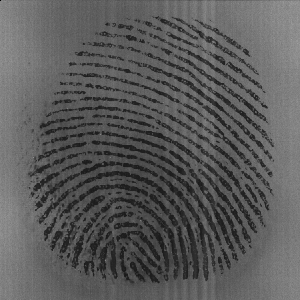
#> input picture documentation/obrazky-figures/102_1.png, 300 x 300 px, given in place of 102_1.tif, which was not available
$ python bp.py   (older library calls are emulated)
#> lines starting #> are read from the running program, lines starting #| are printed output that depends on the picture; after the words box and inside, x2 and y2 are one past the last pixel; in counts of white or black regions, pixels touching at a corner belong together; pictures that were not available may be replaced by others from this repository, and a replacement may not be noted
# loading of image is in first argument of main yet
# program process segmentation, thinning, orientation field estimation, gabor filtering, minutiae extraction, LBP
# result of each processing is saved yet because I was combining operations and doing research and experiments

import numpy as np
import cv2
from matplotlib import pyplot as plt
import math

### IMAGE SEGMENTATION WITH MORPHOLOGY OPERATIONS
def imgSegmentation(img):
    ret, tresh_img = cv2.threshold(img, 0, 255, cv2.THRESH_BINARY + cv2.THRESH_OTSU)

    # noise removal
    kernel = np.ones((21,21), np.uint8)
    opening = cv2.morphologyEx(tresh_img, cv2.MORPH_OPEN,kernel)
    im2, contours, hierarchy = cv2.findContours(opening, cv2.RETR_TREE, cv2.CHAIN_APPROX_SIMPLE)
    cv2.Canny(opening, 100, 200);
    result_tresh = cv2.add(tresh_img, opening)
    result_orig = cv2.add(img, opening)
    cv2.imwrite('segmented_img.tif', result_orig)
    return result_tresh


### THINNING OF IMAGE
def imgThinning(img):
    shape_img = img.shape
    size_img = img.size

    skeleton = np.zeros(shape_img, dtype=np.uint8)

    element = cv2.getStructuringElement(cv2.MORPH_CROSS,(3,3)) # structuring element for morphological operations
    done = False

    while (not done):
        temp_img = cv2.morphologyEx(img, cv2.MORPH_OPEN, element); # storing to temporary image
        temp_img = cv2.bitwise_not(temp_img, element);
        temp_img = cv2.bitwise_and(img, temp_img);
        skeleton = cv2.bitwise_or(skeleton, temp_img);
        img = cv2.erode(img, element);

        zeros = size_img - cv2.countNonZero(img)
        if zeros == size_img:
            done = True

    #skeleton = cv2.bitwise_not(skeleton)
    #cv2.imshow("Thinned image", skeleton)
    cv2.imwrite('thinned_img.tif', skeleton)
    return skeleton

### ORIENTED FIELD ESTIMATION
def orientFieldEstimation(orig_img):
    white = cv2.imread("white.jpg")
    white = cv2.resize(white,(360,360))
    img = np.float32(orig_img)

    rows = np.size(img, 0)
    cols = np.size(img, 1)

    shape_img = img.shape

    grad_x = np.zeros(shape_img, dtype=np.float32)
    grad_y = np.zeros(shape_img, dtype=np.float32)
    Vx = np.zeros(shape_img, dtype=np.float32)
    Vy = np.zeros(shape_img, dtype=np.float32)
    theta = np.zeros(shape_img, dtype=np.float32)
    phi_x_array = np.zeros(shape_img, dtype=np.float32)
    phi_y_array = np.zeros(shape_img, dtype=np.float32)
    magnitude_array = np.zeros(shape_img, dtype=np.float32)

    grad_x = cv2.Sobel(img,cv2.CV_32FC1,1, 0, cv2.BORDER_DEFAULT, ksize=3)
    grad_y = cv2.Sobel(img,cv2.CV_32FC1,0, 1, cv2.BORDER_DEFAULT, ksize=3)

    block_div = 7
    right_angle  = math.pi / 2
    step = 14

    m = 0
    n = 0

    for i in range(block_div, rows-block_div, step):
        for j in range(block_div, cols-block_div, step):
            sum_Vx = 0.0
            sum_Vy = 0.0
            for u in range(i-block_div, i+block_div):
                for v in range(j-block_div, j+block_div):
                    #print(grad_x[u][v])
                    grad_x_value_np = grad_x[u][v]
                    grad_x_value_str = np.array2string(grad_x_value_np)
                    grad_x_value_str = grad_x_value_str.split("[", 1)[1]
                    grad_x_value_str = grad_x_value_str.split(".", 1)[0]
                    grad_x_value_str = grad_x_value_str.strip();
                    grad_x_value = int (grad_x_value_str)

                    grad_y_value_np = grad_y[u][v]
                    grad_y_value_str = np.array2string(grad_y_value_np)
                    grad_y_value_str = grad_y_value_str.split("[", 1)[1]
                    grad_y_value_str = grad_y_value_str.split(".", 1)[0]
                    grad_y_value_str = grad_y_value_str.strip();
                    grad_y_value = int (grad_y_value_str)


                    sum_Vx = sum_Vx + (2*grad_x_value * grad_y_value)
                    sum_Vy = sum_Vy + ((grad_x_value * grad_x_value) - (grad_y_value * grad_y_value))

            if (sum_Vx != 0):
                #tan_arg = sum_Vy / sum_Vx
                result = 0.5 * cv2.fastAtan2(sum_Vy, sum_Vx);
                #print(result)
            #orientatin_matrix[i][j] = result
            else:
                result = 0.0

            magnitude = math.sqrt((sum_Vx * sum_Vx) + (sum_Vy * sum_Vy))
            phi_x = magnitude * math.cos(2*(math.radians(result)))
            phi_y = magnitude * math.sin(2*(math.radians(result)))
            if (phi_x != 0):
                orient = 0.5 * cv2.fastAtan2(phi_y, phi_x)
            else:
                orient = 0.0

            print(orient)
            #orient_arr.append(orient)

            X0 = i + block_div
            Y0 = j + block_div
            r = block_div

            #result_rad = result * math.pi / 180.0
            orient_deg = orient - 90
            orient_rad = math.radians(orient_deg)

            X1 = r * math.cos(orient_rad)+ X0
            X1 = int (X1)
            #print(X1)

            Y1 = r * math.sin(orient_rad)+ Y0
            Y1 = int (Y1)

            X2 = X0 - r * math.cos(orient_rad)
            X2 = int (X2)

            Y2 = Y0 - r * math.sin(orient_rad)
            Y2 = int (Y2)

            orient_img = cv2.line(orig_img,(X0,Y0) , (X1,Y1), (0,255,0), 3)
            #cv2.imshow('Oriented image', orient_img)
            white_img = cv2.line(white,(X0,Y0) , (X1,Y1), (0,255,0), 3)
            #cv2.imshow('Oriented skeleton', white_img)
            rotated_img = cv2.rotate(white_img, cv2.ROTATE_90_CLOCKWISE)
            #cv2.imshow('Oriented rotated skeleton', rotated_img)
            flip_horizontal_img = cv2.flip(rotated_img, 1)

    #print(orient_arr)
    #print(or_array)
    #print(len(orient_arr))
    return flip_horizontal_img

### GABOR IMAGE FILTERING
# [301 lines left out: functions gaborFilter, minutiaeExtraction, processFalseMinutiae, LBPprocesspixel, processLBP, not called in this run]


# MAIN
img = cv2.imread("102_1.tif",0) # uint8 image in grayscale
#> img is the input picture: shape (300, 300); min 1, max 160, mean 90.9
img = cv2.resize(img,(360,360)) # resize of image
#> img: shape (360, 360)
img = cv2.normalize(img,None,0,255,cv2.NORM_MINMAX) # normalize image
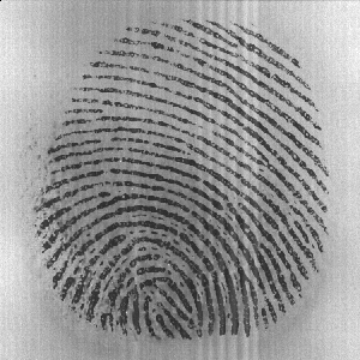
#> img: shape (360, 360); min 0, max 255, mean 149.6
cv2.imwrite('norm_img.tif', img)
cv2.imshow('Original normalized uint8 image', img)
segmented_image = imgSegmentation(img) # segmented image with morphological operations
#> in imgSegmentation, `ret, tresh_img = cv2.threshold(img, 0, 255, cv2.THRESH_BINARY + cv2.TH..`:
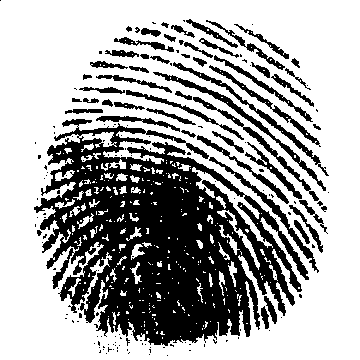
#> tresh_img: shape (360, 360); 66.3% white; 175 black regions (122 under 20 px), largest, box (x1, y1, x2, y2) and area: (34, 119, 309, 346) 32168, (153, 72, 326, 191) 1003, (173, 62, 329, 176) 843
#> in imgSegmentation, `ret, tresh_img = cv2.threshold(img, 0, 255, cv2.THRESH_BINARY + cv2.TH..`: ret = 135
#> in imgSegmentation, `opening = cv2.morphologyEx(tresh_img, cv2.MORPH_OPEN,kernel)`:
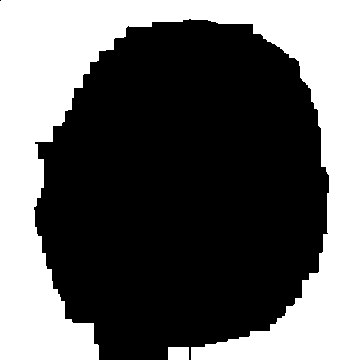
#> opening: shape (360, 360); 39.3% white; 2 white regions
#> in imgSegmentation, `im2, contours, hierarchy = cv2.findContours(opening, cv2.RETR_TREE, cv..`: contours = 2 contours; box (x1, y1, x2, y2) and area: (0, 0, 360, 360) 49382, (168, 347, 189, 360) 240
#> in imgSegmentation, `result_orig = cv2.add(img, opening)`:
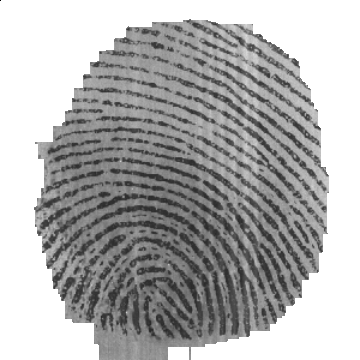
#> result_orig: shape (360, 360); min 0, max 255, mean 175.3
cv2.imshow('Segmented image', segmented_image)
cv2.imwrite('segmented_img_tresh.tif', segmented_image)
thinned_image = imgThinning(segmented_image) # image thinning
#> the loop in imgThinning, `while (not done):` made 122 passes
#> zeros on passes 1 to 12: 56468, 66044, 73480, 78934, 81809, 83207, 84342, 85418, 86453, 87461, 88453, 89427
#> pass 1, in imgThinning, `temp_img = cv2.bitwise_and(img, temp_img);`:
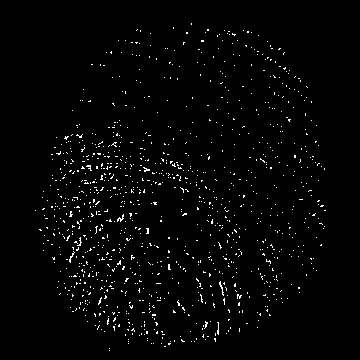
#> temp_img: shape (360, 360); 2% white in thin lines or dots, all inside (x1, y1, x2, y2) = (35, 23, 326, 351)
#> pass 1, in imgThinning, `img = cv2.erode(img, element);`:
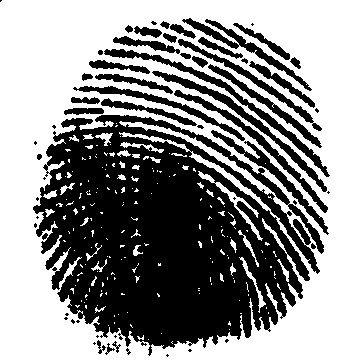
#> img: shape (360, 360); 56.4% white; 59 black regions (25 under 20 px), largest, box (x1, y1, x2, y2) and area: (33, 115, 324, 356) 42625, (104, 49, 330, 177) 1641, (152, 71, 327, 192) 1408
#> after the loop in imgThinning, `while (not done):`: img: shape (360, 360); every value is 0
#> after the loop in imgThinning, `while (not done):`:
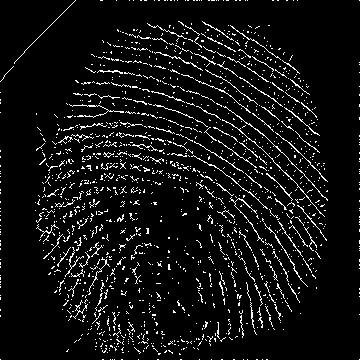
#> skeleton: shape (360, 360); 6.8% white in thin lines or dots
cv2.imshow('Segmented and thinned image', thinned_image)
cv2.imwrite('thin_seg_img.tif', thinned_image)

img = cv2.imread("segmented_img.tif")
#> img: shape (360, 360, 3); min 0, max 255, mean 175.3
img = cv2.resize(img,(360,360))
#> (the run stopped early here; a loop or call above may not have finished)

$ run again, with documentation/obrazky-figures/107_7.png copied over documentation/obrazky-figures/102_1.png
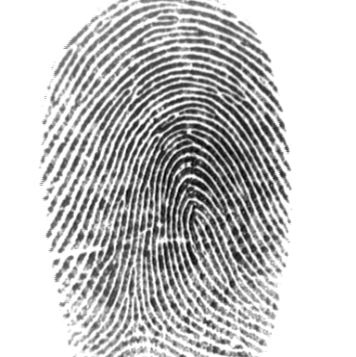
#> input picture documentation/obrazky-figures/107_7.png, 356 x 357 px, given in place of 102_1.tif, which was not available
#> img is the input picture: shape (357, 356); min 0, max 255, mean 197.5
#> in imgSegmentation, `ret, tresh_img = cv2.threshold(img, 0, 255, cv2.THRESH_BINARY + cv2.TH..`:
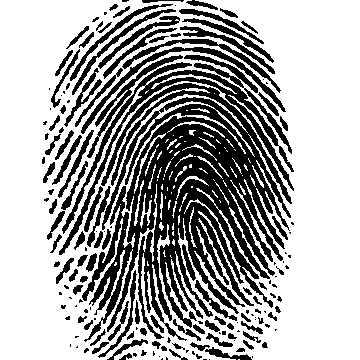
#> tresh_img: shape (360, 360); 66.2% white; 171 black regions (74 under 20 px), largest, box (x1, y1, x2, y2) and area: (82, 83, 292, 342) 24388, (59, 62, 294, 255) 3772, (81, 47, 286, 134) 1252
#> ret = 176
#> opening: shape (360, 360); 39.4% white; 2 white regions
#> contours = 2 contours; box (x1, y1, x2, y2) and area: (228, 0, 360, 360) 29116, (0, 0, 109, 360) 20968
#> the loop in imgThinning, `while (not done):` made 134 passes
#> zeros on passes 1 to 8: 61347, 72816, 77795, 79935, 81153, 82115, 82967, 83779
#> after the loop in imgThinning, `while (not done):`:
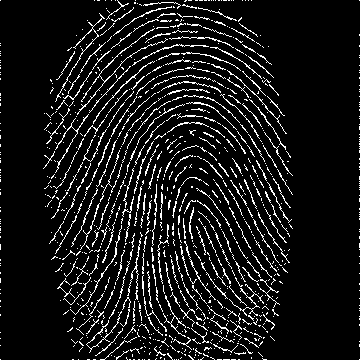
#> skeleton: shape (360, 360); 9.2% white in thin lines or dots
